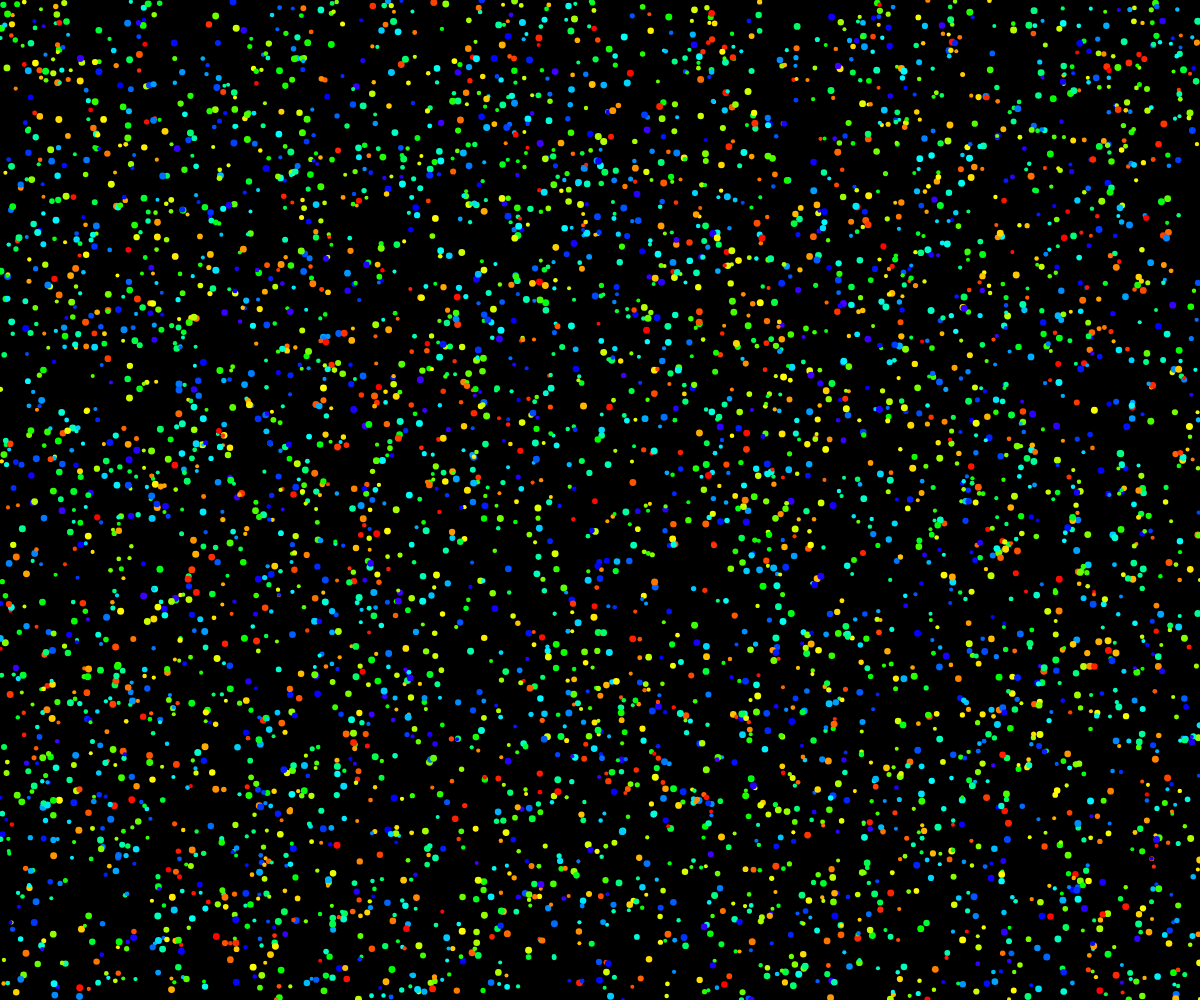
Frame 1 (no input)
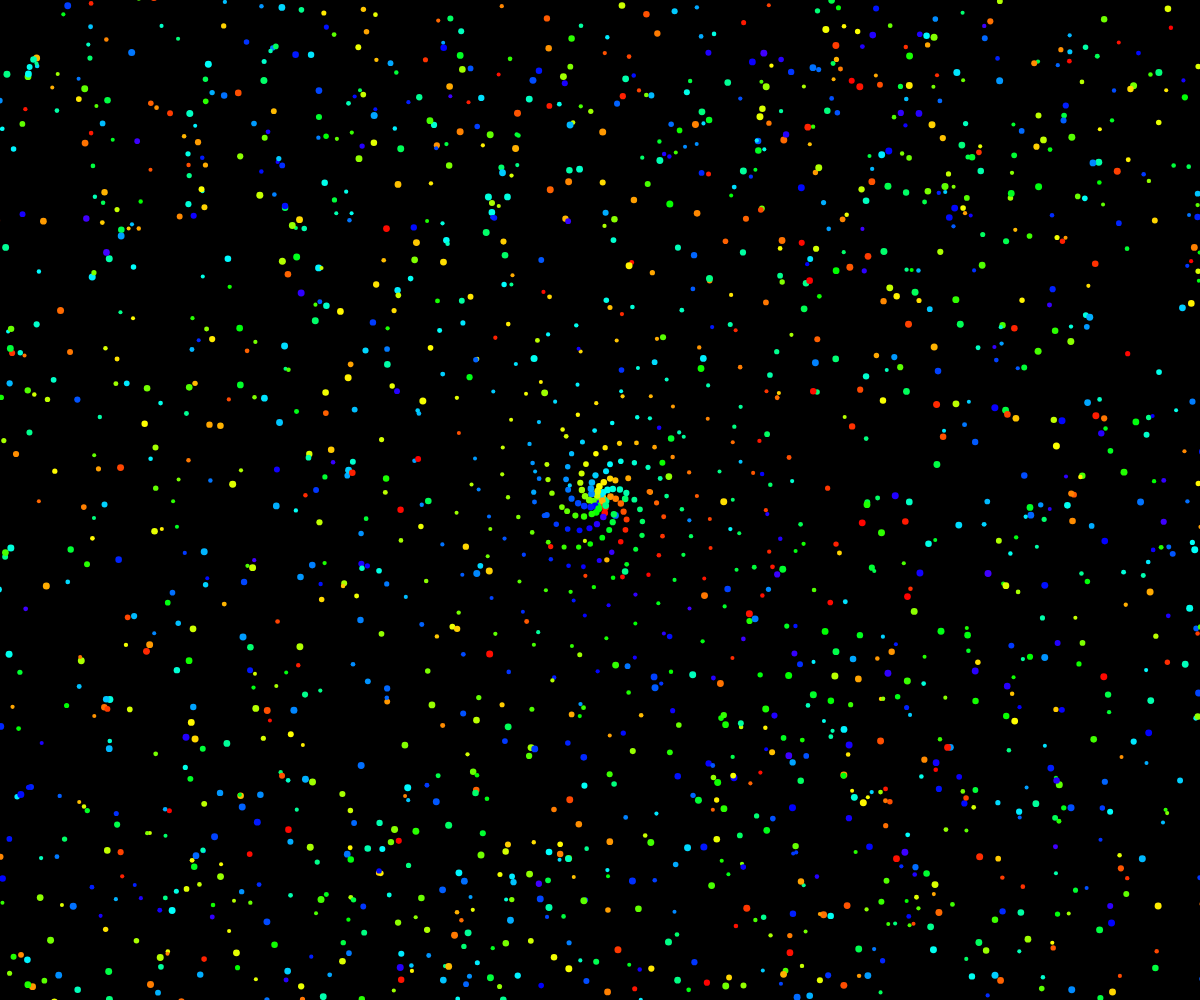
Frame 60 (no input)
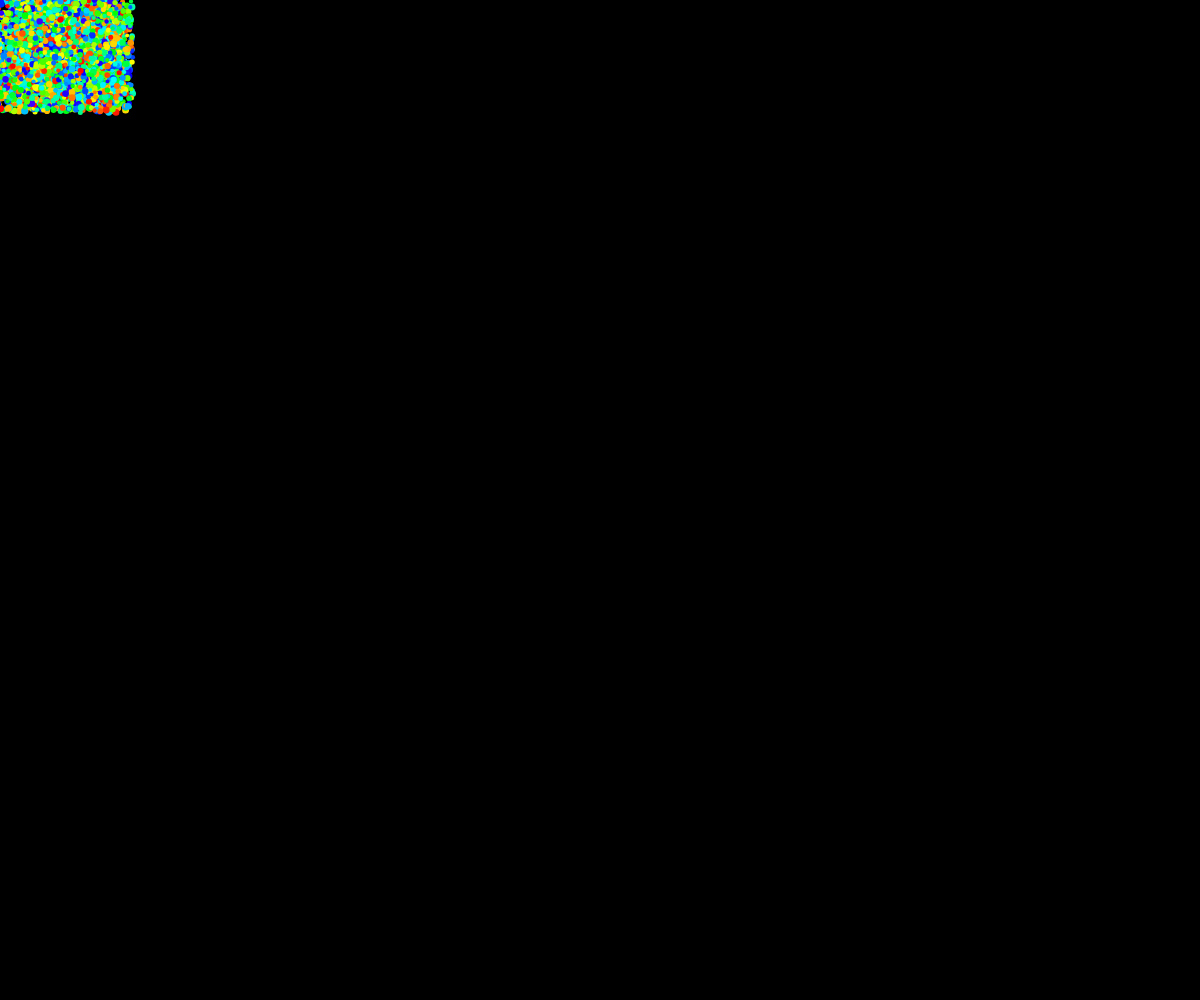
Frame 120 (the mouse pressed at the canvas centre since frame 60)

The p5.js sketch that drew these frames (run headless with seeded random() and noise() and a simulated clock; from frame 60 on, the mouse is pressed at the canvas centre):

// p5.js sketch
// ── sketch.js
var arr = [];

var n = 0;
var c = 55;
var size
var an = 198.5; //298.5
var zoom = 1000;

function setup() {
  createCanvas(windowWidth, windowHeight);
  background(0);
  colorMode(HSB);
  angleMode(DEGREES);

  for (let n = 0; n < 5000; n++) {

    var a = n * an;

    var r = c * sqrt(n) * n / zoom
    var col = a % 256;
    size = cos(n) * 1.5 + 2.5;
    var x = r * sin(a) + width / 2;
    var y = r * cos(a) + height / 2;

    arr.push(new Character(x, y, col, size));

  }
  // while (n < 4000) {  
  //   var a = n * an;

  //   var r = c * sqrt(n) * n / zoom
  //   var col = a % 256;    // n* sin(n)*2/200;
  //   size = cos(n) * 1.5 + 2.5;
  //   var x = r * sin(a) + width / 2;
  //   var y = r * cos(a) + height / 2;

  //   arr.push(new Character(x, y, col, size));
  //   n++;
  // }

}

function draw() {
  background(0);
  for (var i = 0; i < arr.length; i++) {
    var v = arr[i];
    v.behaviors();
    v.update();
    v.show();
  }

  if (mouseIsPressed || (keyIsPressed && key == ' ')) {
    for (var i = 0; i < arr.length; i++) {
      arr[i].pos = createVector(random(width) * 0.1, random(height) * 0.1)
    }
  }

  if (keyIsPressed) {
    if (key == '+') zoom -= 100;
    else if (key == '-') zoom += 100;
    else if (key == 'r') zoom *= -1;
    // else if (key == 'o') zoom *= -8;
    else if (key == 'o') zoom *= 20;
    console.log(zoom)

    an = 198.5;

    for (var i = 0; i < arr.length; i++) {
      an -= 0.001;
      var a = i * an;
      var r = c * sqrt(i) * i / zoom;
      var x = r * sin(a) + width / 2;
      var y = r * cos(a) + height / 2;
      arr[i].target = createVector(x, y);
    }
  }
}

function Character(x, y, col, h) {
  this.pos = createVector(random(width) * 1, random(height) * 1);
  this.acc = createVector();
  this.vel = createVector();
  this.target = createVector(x, y)
  this.maxspeed = 13;
  this.maxforce = 15;
  this.col = col;
  this.h = h;
}

Character.prototype.behaviors = function () {
  var arrive = this.arrive(this.target);

  var mouse = createVector(mouseX, mouseY);
  var flee = this.flee(mouse);

  flee.mult(5);
  this.applyForce(flee);
  this.applyForce(arrive)
}

Character.prototype.flee = function (target) {
  var desired = p5.Vector.sub(target, this.pos);
  var d = desired.mag();

  if (d < 80) {
    desired.setMag(this.maxspeed);
    desired.mult(-1);
    var steer = p5.Vector.sub(desired, this.vel)
    steer.limit(this.maxforce)
    return steer;
  }
  else return createVector(0, 0)
}

Character.prototype.arrive = function (target) {
  var desired = p5.Vector.sub(target, this.pos);
  var d = desired.mag();
  var speed = this.maxspeed;
  if (d < 100) {
    speed = map(d, 0, 100, 0.2, this.maxspeed)
  }
  desired.setMag(speed);
  var steer = p5.Vector.sub(desired, this.vel)
  steer.limit(this.maxforce)
  return steer;
}

Character.prototype.applyForce = function (f) {
  this.acc.add(f);
}

Character.prototype.update = function () {
  this.pos.add(this.vel);
  this.vel.add(this.acc);
  this.acc.mult(0);
}

Character.prototype.show = function () {
  fill(this.col, 255, 255);
  noStroke();
  ellipse(this.pos.x, this.pos.y, this.h + 3, this.h + 3)
}
